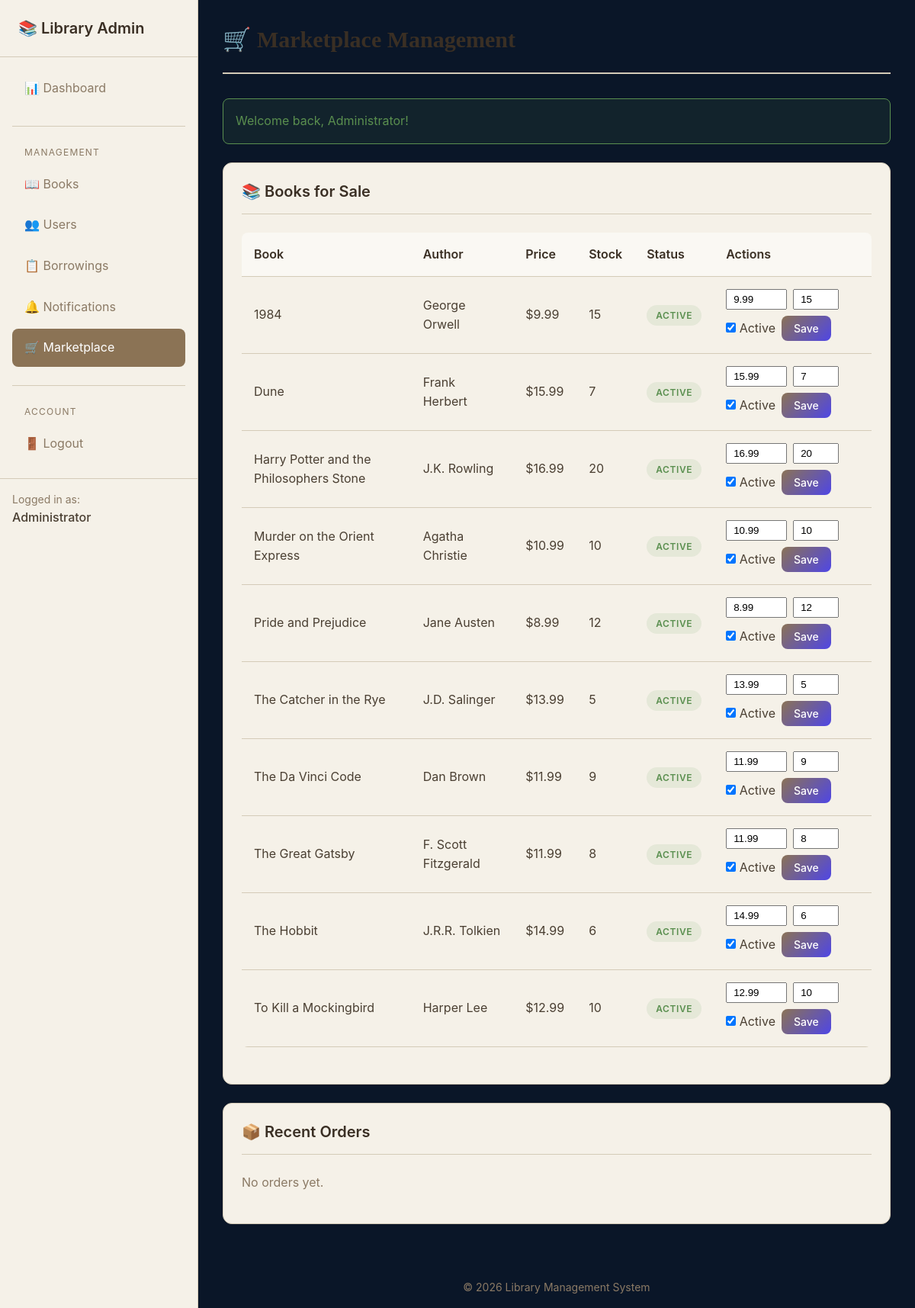
The app's page /admin/marketplace.php (signed in) with its own data.
### tables this page shows
CREATE TABLE IF NOT EXISTS book_sales (
    id INT PRIMARY KEY AUTO_INCREMENT,
    book_id INT NOT NULL,
    price DECIMAL(10, 2) NOT NULL,
    stock INT NOT NULL DEFAULT 0,
    is_available TINYINT(1) NOT NULL DEFAULT 1,
    created_at DATETIME NOT NULL DEFAULT CURRENT_TIMESTAMP,

    UNIQUE KEY unique_book (book_id),
    INDEX idx_available (is_available),

    CONSTRAINT fk_book_sales_book FOREIGN KEY (book_id)
        REFERENCES books(id) ON DELETE CASCADE ON UPDATE CASCADE
);

CREATE TABLE books (
    id INT PRIMARY KEY AUTO_INCREMENT,
    title VARCHAR(255) NOT NULL,
    author VARCHAR(255) NOT NULL,
    category VARCHAR(100) NOT NULL,
    isbn VARCHAR(20) NULL,
    publisher VARCHAR(255) NULL,
    publish_year INT NULL,
    total_copies INT NOT NULL DEFAULT 1,
    available_copies INT NOT NULL DEFAULT 1,
    description TEXT NULL,
    created_at DATETIME NOT NULL DEFAULT CURRENT_TIMESTAMP,
    
    INDEX idx_title (title),
    INDEX idx_author (author),
    INDEX idx_category (category),
    INDEX idx_available (available_copies),
    
     
    CONSTRAINT chk_copies CHECK (available_copies <= total_copies AND available_copies >= 0)
);

### includes/auth_check.php (called while the page is built, shortened)
<?php
function sanitize($input) {
    return htmlspecialchars(trim($input), ENT_QUOTES, 'UTF-8');
}
function getFlashMessage() {
    if (isset($_SESSION['flash'])) {
        $flash = $_SESSION['flash'];
        return $flash;
    }
    return null;
}

### admin/marketplace.php (the view, shortened to what this page needs)
<?php
require_once __DIR__ . '/../includes/auth_check.php';
$db = getDB();
$stmt = $db->query("
    SELECT b.*, bs.id as sale_id, bs.price, bs.stock, bs.is_available
    FROM books b
    LEFT JOIN book_sales bs ON b.id = bs.book_id
    ORDER BY b.title
");
$books = $stmt->fetchAll();
$ordersStmt = $db->query("
    SELECT o.*, u.name as user_name
    FROM orders o
    JOIN users u ON o.user_id = u.id
    ORDER BY o.created_at DESC
    LIMIT 10
");
$recentOrders = $ordersStmt->fetchAll();
$flash = getFlashMessage();
require_once __DIR__ . '/../includes/header.php';
require_once __DIR__ . '/../includes/nav_admin.php';
?>
<div class="page-header">
    <h1>🛒 Marketplace Management</h1>
</div>
<?php if ($flash): ?>
    <div class="alert alert-<?= $flash['type'] === 'success' ? 'success' : 'error' ?>">
        <?= sanitize($flash['message']) ?>
    </div>
<?php endif; ?>
<div class="card">
    <div class="card-header">
        <h3>📚 Books for Sale</h3>
    </div>
    <div class="table-wrapper">
        <table>
            <thead>
                <tr>
                    <th>Book</th>
                    <th>Author</th>
                    <th>Price</th>
                    <th>Stock</th>
                    <th>Status</th>
                    <th>Actions</th>
                </tr>
            </thead>
            <tbody>
                <?php foreach ($books as $book): ?>
                    <tr>
                        <td><?= sanitize($book['title']) ?></td>
                        <td><?= sanitize($book['author']) ?></td>
                        <td>
                            <?= $book['price'] ? '$' . number_format($book['price'], 2) : '-' ?>
                        </td>
                        <td><?= $book['stock'] ?? 0 ?></td>
                        <td>
                            <?php if ($book['sale_id']): ?>
                                <span class="badge badge-<?= $book['is_available'] ? 'success' : 'warning' ?>">
                                    <?= $book['is_available'] ? 'Active' : 'Inactive' ?>
                                </span>
                            <?php else: ?>
                                <span class="badge badge-secondary">Not Listed</span>
                            <?php endif; ?>
                        </td>
                        <td>
                            <form method="POST" action="" class="inline-form">
                                <input type="number" name="price" step="0.01" min="0"
                                       value="<?= $book['price'] ?? '' ?>" placeholder="Price" style="width:80px;">
                                <input type="number" name="stock" min="0"
                                       value="<?= $book['stock'] ?? 0 ?>" placeholder="Stock" style="width:60px;">
                                <label>
                                    <input type="checkbox" name="is_available" <?= ($book['is_available'] ?? 0) ? 'checked' : '' ?>>
                                    Active
                                </label>
                                <button type="submit" class="btn btn-sm btn-primary">Save</button>
                            </form>
                        </td>
                    </tr>
                <?php endforeach; ?>
            </tbody>
        </table>
    </div>
</div>
<div class="card">
    <div class="card-header">
        <h3>📦 Recent Orders</h3>
    </div>
    <?php if (empty($recentOrders)): ?>
        <p class="text-muted">No orders yet.</p>
    <?php endif; ?>
</div>
<?php require_once __DIR__ . '/../includes/footer_admin.php'; ?>

### css/style.css (style rules this page uses)
:root { --color-bg: #0a1628; --color-bg-dark: #050d1a; --color-surface: #f5f1e8; --color-surface-alt: #faf8f3; --color-surface-hover: #f0ebe0; --color-text: #4a3f32; --color-text-muted: #8b7a65; --color-text-heading: #3a2f24; --color-text-light: #e8e4dc; --color-text-nav: #b8b0a0; --color-primary: #8b7355; --color-primary-hover: #6b5b4a; --color-primary-light: #a89a85; --color-primary-bright: #5b7ce6; --color-success: #5a8f4f; --color-success-bg: rgba(90, 143, 79, 0.1); --color-warning: #d4a574; --color-warning-bg: rgba(212, 165, 116, 0.1); --color-danger: #c85a54; --color-danger-bg: rgba(200, 90, 84, 0.1); --color-info: #6b8fa3; --color-info-bg: rgba(107, 143, 163, 0.1); --color-border: #d4cbb8; --color-border-dark: #1a2942; --shadow-sm: 0 1px 2px 0 rgba(107, 91, 74, 0.08); --shadow-md: 0 4px 6px -1px rgba(107, 91, 74, 0.12); --shadow-lg: 0 10px 15px -3px rgba(107, 91, 74, 0.15); --spacing-xs: 0.25rem; --spacing-sm: 0.5rem; --spacing-md: 1rem; --spacing-lg: 1.5rem; --spacing-xl: 2rem; --border-radius: 0.5rem; --border-radius-lg: 0.75rem; --sidebar-width: 260px; }
* { margin: 0; padding: 0; box-sizing: border-box; }
html { font-size: 16px; scroll-behavior: smooth; }
body { font-family: 'Inter', system-ui, -apple-system, BlinkMacSystemFont, "Segoe UI", sans-serif; background-color: var(--color-bg); color: var(--color-text); line-height: 1.6; min-height: 100vh; }
h1, h2, h3, h4, h5, h6 { color: var(--color-text-heading); font-weight: 600; line-height: 1.3; margin-bottom: var(--spacing-md); }
h1 { font-size: 1.875rem; }
h3 { font-size: 1.25rem; }
p { margin-bottom: var(--spacing-md); }
.text-muted { color: var(--color-text-muted); }
.btn { display: inline-flex; align-items: center; justify-content: center; gap: var(--spacing-sm); padding: 0.75rem 1.5rem; font-size: 1rem; font-weight: 500; font-family: inherit; border: none; border-radius: var(--border-radius); cursor: pointer; transition: all 0.3s cubic-bezier(0.4, 0, 0.2, 1); text-decoration: none; position: relative; overflow: hidden; }
.btn::before { content: ''; position: absolute; top: 50%; left: 50%; width: 0; height: 0; background: rgba(255, 255, 255, 0.2); border-radius: 50%; transform: translate(-50%, -50%); transition: width 0.6s ease, height 0.6s ease; }
.btn-primary { background: linear-gradient(135deg, var(--color-primary) 0%, #4f46e5 100%); color: white; }
.btn-sm { padding: 0.5rem 1rem; font-size: 0.875rem; }
.alert { padding: var(--spacing-md); border-radius: var(--border-radius); margin-bottom: var(--spacing-lg); border: 1px solid; }
.alert-success { background: var(--color-success-bg); border-color: var(--color-success); color: var(--color-success); }
.card { background: var(--color-surface); border: 1px solid var(--color-border); border-radius: var(--border-radius-lg); padding: var(--spacing-lg); margin-bottom: var(--spacing-lg); box-shadow: var(--shadow-sm); transition: transform 0.3s ease, box-shadow 0.3s ease, border-color 0.3s ease; animation: fadeInUp 0.5s ease-out; }
.card-header { display: flex; justify-content: space-between; align-items: center; margin-bottom: var(--spacing-lg); padding-bottom: var(--spacing-md); border-bottom: 1px solid var(--color-border); }
.card-header h2, .card-header h3 { margin-bottom: 0; }
.table-wrapper { overflow-x: auto; margin-bottom: var(--spacing-lg); }
table { width: 100%; border-collapse: collapse; background: var(--color-surface); border-radius: var(--border-radius); overflow: hidden; }
table th, table td { padding: var(--spacing-md); text-align: left; border-bottom: 1px solid var(--color-border); }
table th { background: var(--color-surface-alt); font-weight: 600; color: var(--color-text-heading); white-space: nowrap; }
table tbody tr:nth-child(even) { background: rgba(255, 255, 255, 0.02); }
.badge { display: inline-block; padding: 0.25rem 0.75rem; font-size: 0.75rem; font-weight: 600; border-radius: 9999px; text-transform: uppercase; letter-spacing: 0.05em; }
.badge-success { background: var(--color-success-bg); color: var(--color-success); }
.page-header { display: flex; justify-content: space-between; align-items: center; margin-bottom: var(--spacing-xl); flex-wrap: wrap; gap: var(--spacing-md); }
.page-header h1 { margin-bottom: 0; }
.inline-form { display: flex; gap: var(--spacing-sm); align-items: center; flex-wrap: wrap; }
.inline-form input[type="number"] { padding: var(--spacing-xs) var(--spacing-sm); }

### css/dropdown.css (style rules this page uses)
.book-card, .book-actions, .book-details, .card { overflow: visible !important; }

### records on screen
book_sales: book.title "1984", book.author "George Orwell", price "9.99", stock "15", shows "ACTIVE", is_available "☑"
book_sales: book.title "Dune", book.author "Frank Herbert", price "15.99", stock "7", shows "ACTIVE", is_available "☑"
book_sales: book.title "Harry Potter and the Philosophers Stone", book.author "J.K. Rowling", price "16.99", stock "20", shows "ACTIVE", is_available "☑"
book_sales: book.title "Murder on the Orient Express", book.author "Agatha Christie", price "10.99", stock "10", shows "ACTIVE", is_available "☑"
book_sales: book.title "Pride and Prejudice", book.author "Jane Austen", price "8.99", stock "12", shows "ACTIVE", is_available "☑"
book_sales: book.title "The Catcher in the Rye", book.author "J.D. Salinger", price "13.99", stock "5", shows "ACTIVE", is_available "☑"
book_sales: book.title "The Da Vinci Code", book.author "Dan Brown", price "11.99", stock "9", shows "ACTIVE", is_available "☑"
book_sales: book.title "The Great Gatsby", book.author "F. Scott Fitzgerald", price "11.99", stock "8", shows "ACTIVE", is_available "☑"
book_sales: book.title "The Hobbit", book.author "J.R.R. Tolkien", price "14.99", stock "6", shows "ACTIVE", is_available "☑"
book_sales: book.title "To Kill a Mockingbird", book.author "Harper Lee", price "12.99", stock "10", shows "ACTIVE", is_available "☑"

### other values on screen
getCurrentUserName() "Administrator"
$flash['message'] "Welcome back, Administrator!"
